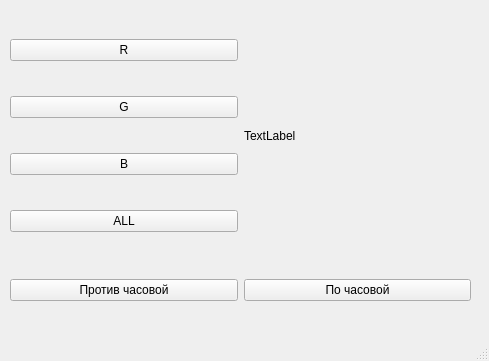
<?xml version="1.0" encoding="UTF-8"?>
<ui version="4.0">
 <class>MainWindow</class>
 <widget class="QMainWindow" name="MainWindow">
  <property name="geometry">
   <rect>
    <x>0</x>
    <y>0</y>
    <width>489</width>
    <height>361</height>
   </rect>
  </property>
  <property name="windowTitle">
   <string>MainWindow</string>
  </property>
  <widget class="QWidget" name="centralwidget">
   <widget class="QWidget" name="horizontalLayoutWidget">
    <property name="geometry">
     <rect>
      <x>10</x>
      <y>10</y>
      <width>461</width>
      <height>251</height>
     </rect>
    </property>
    <layout class="QHBoxLayout" name="horizontalLayout">
     <item>
      <layout class="QVBoxLayout" name="verticalLayout">
       <item>
        <widget class="QPushButton" name="pushButton_2">
         <property name="text">
          <string>R</string>
         </property>
        </widget>
       </item>
       <item>
        <widget class="QPushButton" name="pushButton">
         <property name="text">
          <string>G</string>
         </property>
        </widget>
       </item>
       <item>
        <widget class="QPushButton" name="pushButton_3">
         <property name="text">
          <string>B</string>
         </property>
        </widget>
       </item>
       <item>
        <widget class="QPushButton" name="pushButton_4">
         <property name="text">
          <string>ALL</string>
         </property>
        </widget>
       </item>
      </layout>
     </item>
     <item>
      <widget class="QLabel" name="image">
       <property name="text">
        <string>TextLabel</string>
       </property>
      </widget>
     </item>
    </layout>
   </widget>
   <widget class="QWidget" name="horizontalLayoutWidget_2">
    <property name="geometry">
     <rect>
      <x>10</x>
      <y>270</y>
      <width>461</width>
      <height>41</height>
     </rect>
    </property>
    <layout class="QHBoxLayout" name="horizontalLayout_2">
     <item>
      <widget class="QPushButton" name="pushButton_6">
       <property name="text">
        <string>Против часовой</string>
       </property>
      </widget>
     </item>
     <item>
      <widget class="QPushButton" name="pushButton_5">
       <property name="text">
        <string>По часовой</string>
       </property>
      </widget>
     </item>
    </layout>
   </widget>
  </widget>
  <widget class="QMenuBar" name="menubar">
   <property name="geometry">
    <rect>
     <x>0</x>
     <y>0</y>
     <width>489</width>
     <height>21</height>
    </rect>
   </property>
  </widget>
  <widget class="QStatusBar" name="statusbar"/>
 </widget>
 <resources/>
 <connections/>
</ui>
